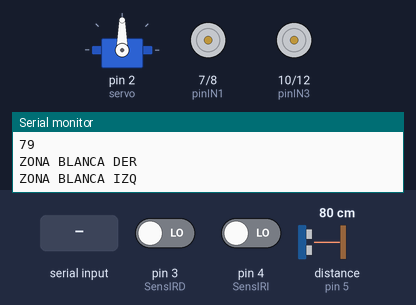
Simulated run of this sketch. Board: Arduino Uno, built with avr-gcc and run on an emulated ATmega328P. Parts: servo, motor-driver pin pairs drawn as motors (green arrow = first pin HIGH = forward, orange = second pin HIGH = backward, longer = more drive, scaled by the enable pin), the last lines printed to the serial monitor. Wiring (inferred from the names in the program): ultrasonic range finder: trigger pin 6; echo pin 5. Inputs (shaded band) come from the test bench; at power-on: pin 4 (SensIRI) LOW, distance to the obstacle (sensor on pin 5) 80 cm, pin 3 (SensIRD) LOW. The echo pulse lasts 58.3 µs per cm.

Above: at 1.2 s.
1.3 s: "d" received over Serial
At 2.1 s:
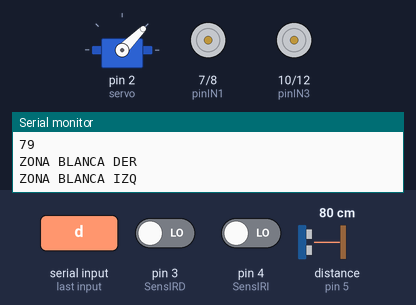
2.8 s: pin 4 (SensIRI) driven HIGH
At 3.3 s:
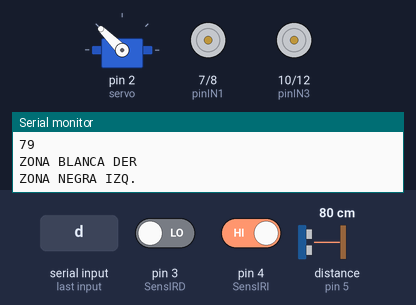
4.3 s: "w" received over Serial
At 5.5 s:
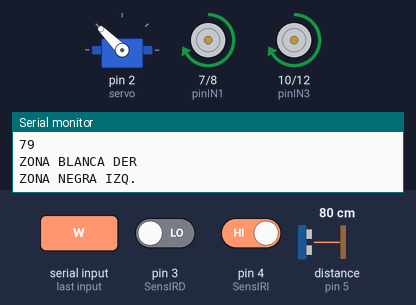
5.8 s: distance to the obstacle (sensor on pin 5) set to 27 cm
8.8 s: distance to the obstacle (sensor on pin 5) set to 23 cm
At 10.0 s:
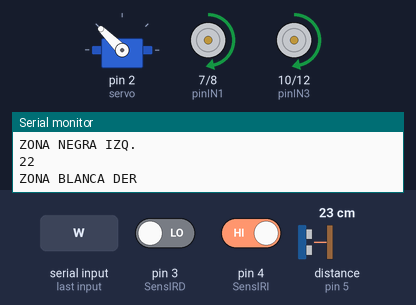
10.3 s: "s" received over Serial
At 11.7 s:
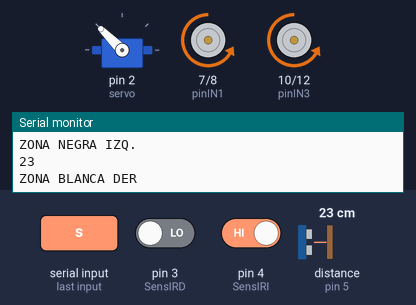
Timing chart, 0 to 12.8 s (numbered marks = the images above; inputs shaded):
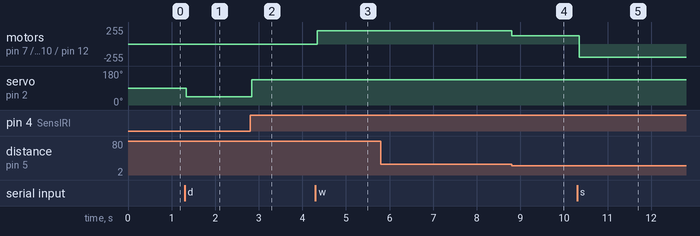

Measured:
- the behaviour switches between 26 and 25 cm on distance to the obstacle (sensor on pin 5) (found by bisection; images 3 and 4)
- after the input at 1.3 s, servo on pin 2 (servo): 90° → 45° at once
- after the input at 2.8 s, servo on pin 2 (servo): 45° → 135° at once
- after the input at 4.3 s, motor on pin 7 (pinIN1) / pin 8 (pinIN2), motor on pin 10 (pinIN3) / pin 12 (pinIN4): stopped → forward 200/255 after 0.05 s
- after the input at 8.8 s, motor on pin 7 (pinIN1) / pin 8 (pinIN2), motor on pin 10 (pinIN3) / pin 12 (pinIN4): forward 200/255 → forward 125/255 at once
- after the input at 10.3 s, motor on pin 7 (pinIN1) / pin 8 (pinIN2), motor on pin 10 (pinIN3) / pin 12 (pinIN4): forward 125/255 → backward 200/255 after 0.05 s

The sketch:

Codigo_arduino.ino
```cpp
#include <Servo.h>
Servo upm;

#define servo 2
#define SensIRD 3
#define SensIRI 4
#define echo 5
#define trig 6
#define pinIN1 7
#define pinIN2 8
#define pinENA 9
#define pinIN3 10
#define pinENB 11
#define pinIN4 12

int MotorA[3]={pinENA, pinIN1, pinIN2};
int MotorB[3]={pinENB, pinIN3, pinIN4};
int T_bucle = 300;
int IR_signalD;
int IR_signalI;
int angulo;
long distancia;
char inp=0;
long medirDistancia();
unsigned long Tiempo = millis();

void setup() {
  Serial.begin(9600);
  upm.attach(servo);
  pinMode(echo,INPUT);
  pinMode(trig,OUTPUT);
  pinMode(SensIRD,INPUT);
  pinMode(SensIRI,INPUT);
  pinMode(pinENA,OUTPUT);
  pinMode(pinENB,OUTPUT);
  pinMode(pinIN1,OUTPUT);
  pinMode(pinIN2,OUTPUT);
  pinMode(pinIN3,OUTPUT);
  pinMode(pinIN4,OUTPUT);
  while(!Serial) { ; }
}

void loop() {

  if( Serial.available()> 0) {
      inp=Serial.read();
      Serial.print(inp);
    }

   if (inp=='d'){
        upm.write(45);
      }
   if (inp=='a'){
        upm.write(135);
      }

  if(millis()-Tiempo>=T_bucle){

    IR_signalD = digitalRead(SensIRD);
    IR_signalI = digitalRead(SensIRI);
    if(IR_signalD==HIGH){
      Serial.println("ZONA NEGRA DER.");
    }
    else{
      Serial.println("ZONA BLANCA DER");
      if (inp=='d'){
        inp='a';
      }
    }
    if(IR_signalI==HIGH){
      Serial.println("ZONA NEGRA IZQ.");
    }
    else{
      Serial.println("ZONA BLANCA IZQ");
      if (inp=='a'){
        inp='d';
      }
    }
    distancia=medirDistancia();
    if (inp=='w'){
      if (distancia >= 25) {
        motorDelante(MotorA, 200);
        motorDelante(MotorB, 200);
      }
      else if (10 <= distancia && distancia < 25) {
        motorDelante(MotorA, 125);
        motorDelante(MotorB, 125);
      }
      else if (distancia <= 10) {
        motorParar(MotorA);
        motorParar(MotorB);
      }
    }
    else if (inp=='s'){
      motorAtras(MotorA, 200);
      motorAtras(MotorB, 200);
    }
    else if(inp=='a'||inp=='d'){
        girar(inp);
    }
    else if(inp==' '){
      motorParar(MotorA);
      motorParar(MotorB);
    }
    Serial.println(distancia);
  }
}
long medirDistancia() {
long duration, distanceCm; //duration es long porque pulseIN nos devuelve el tiempo en microsec.

digitalWrite(trig, LOW); //por cuestion de estabilizacion del sensor
delayMicroseconds(4);
digitalWrite(trig, HIGH); //generamos Trigger (disparo) de 10us
delayMicroseconds(10);//Tiene que estar 10us en ON
digitalWrite(trig, LOW);

duration = pulseIn(echo, HIGH); //medimos el tiempo hasta que el pulso vuelve a llegar, en microsegundos con la funcion Pulseln(), calculando el tiempo que esta ECHO en HIGH
//mientras recibe el ultrasonidos.

distanceCm = duration /(29.1*2); //convertimos la distancia en cm. No olvidemos dividirlo entre 2 también.(1s/340m=0.00291s/m)
return distanceCm;
}
void girar(char dir){
    if (dir=='a'){
      upm.write(135);
    }
    else if(dir=='d'){
      upm.write(45);
    }
  }
void motorDelante(int Motor[3], int vel){
  digitalWrite(Motor[1], HIGH);
  digitalWrite(Motor[2], LOW);
  analogWrite(Motor[0], vel);
}
void motorAtras(int Motor[3], int vel){
  digitalWrite(Motor[1], LOW);
  digitalWrite(Motor[2], HIGH);
  analogWrite(Motor[0], vel);
}
void motorParar(int Motor[3]){
  digitalWrite(Motor[1], LOW);
  digitalWrite(Motor[2], LOW);
  analogWrite(Motor[0], 0);
}
```
